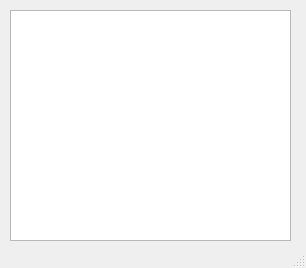
<?xml version="1.0" encoding="UTF-8"?>
<ui version="4.0">
 <class>fmAboutVP</class>
 <widget class="QMainWindow" name="fmAboutVP">
  <property name="geometry">
   <rect>
    <x>0</x>
    <y>0</y>
    <width>306</width>
    <height>268</height>
   </rect>
  </property>
  <property name="windowTitle">
   <string>О программе</string>
  </property>
  <widget class="QWidget" name="centralwidget">
   <widget class="QListWidget" name="lwAbout">
    <property name="geometry">
     <rect>
      <x>10</x>
      <y>10</y>
      <width>281</width>
      <height>231</height>
     </rect>
    </property>
    <property name="sizePolicy">
     <sizepolicy hsizetype="Expanding" vsizetype="Minimum">
      <horstretch>0</horstretch>
      <verstretch>0</verstretch>
     </sizepolicy>
    </property>
    <property name="selectionMode">
     <enum>QAbstractItemView::SingleSelection</enum>
    </property>
   </widget>
  </widget>
  <widget class="QStatusBar" name="statusbar"/>
  <action name="actTIns">
   <property name="text">
    <string>Вставить строку</string>
   </property>
  </action>
  <action name="actTDel">
   <property name="text">
    <string>Удалить строку</string>
   </property>
  </action>
  <action name="actPrIns">
   <property name="text">
    <string>Новый профиль</string>
   </property>
  </action>
  <action name="actPrDel">
   <property name="text">
    <string>Удалить профиль</string>
   </property>
  </action>
  <action name="actPrRen">
   <property name="text">
    <string>Переименовать профиль</string>
   </property>
  </action>
 </widget>
 <resources/>
 <connections/>
</ui>
